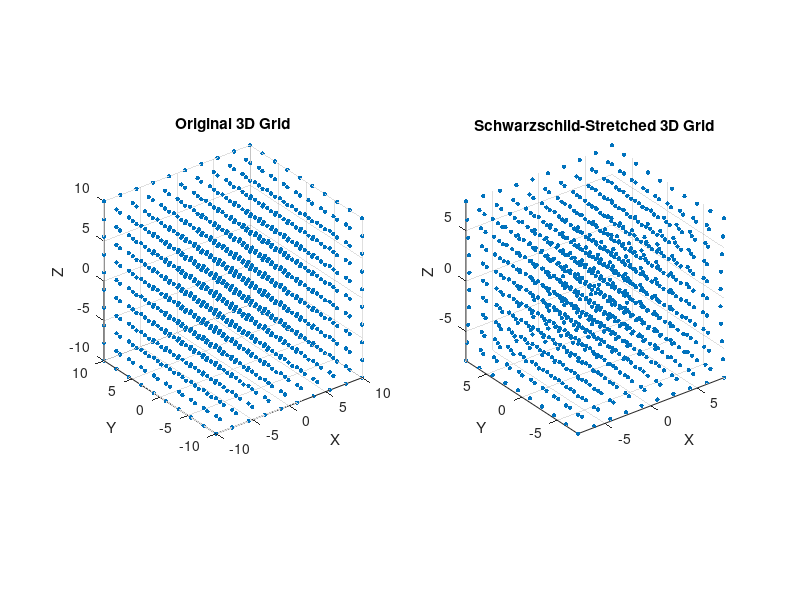
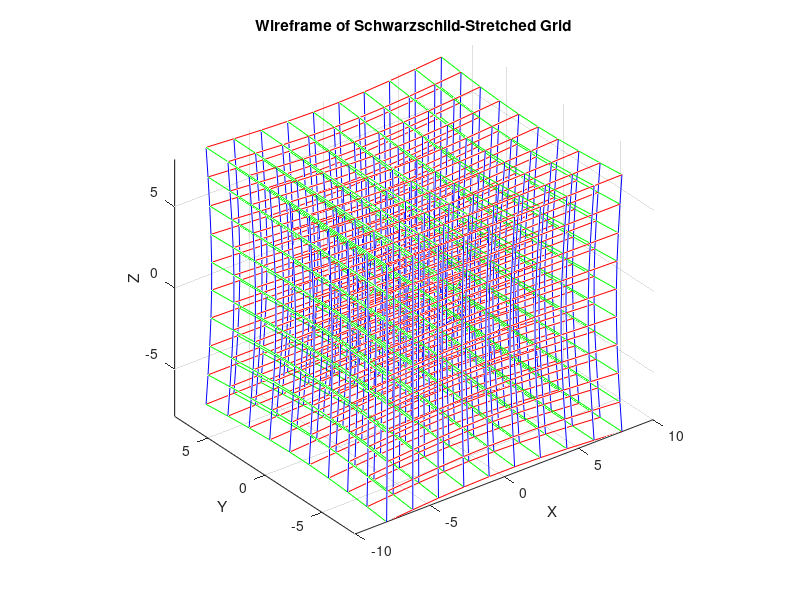

Recreate these plots in MATLAB, in order.
clc; clear; close all;

%% Step 1: Create a Uniform 3D Grid Using meshgrid
N = 10;  % Grid resolution (NxNxN points)
L = 10;  % Grid extends from -L to L in all directions
[X, Y, Z] = meshgrid(linspace(-L, L, N), linspace(-L, L, N), linspace(-L, L, N));

%% Step 2: Convert to Spherical Coordinates
Rs = 3; % Schwarzschild radius
R = max(sqrt(X.^2 + Y.^2 + Z.^2), Rs + 1e-6);  % Avoid complex numbers by enforcing R > Rs
Theta = acos(Z ./ R);  % Compute polar angle
Phi = atan2(Y, X);  % Compute azimuthal angle

%% Step 3: Apply Schwarzschild Stretching
R_stretched = (R + Rs * log((sqrt(R) + sqrt(R - Rs)) / sqrt(Rs))); 
R_new = (R.^2) ./ R_stretched;  % Apply radial compression

%% Step 4: Convert Back to Cartesian Coordinates
X_new = R_new .* sin(Theta) .* cos(Phi);
Y_new = R_new .* sin(Theta) .* sin(Phi);
Z_new = R_new .* cos(Theta);

%% Step 5: Visualize the Original vs Stretched Grid
figure;
subplot(1,2,1);
scatter3(X(:), Y(:), Z(:), 10, 'filled'); % Original Grid
xlabel('X'); ylabel('Y'); zlabel('Z');
title('Original 3D Grid');
grid on; axis equal;

subplot(1,2,2);
scatter3(X_new(:), Y_new(:), Z_new(:), 10, 'filled'); % Schwarzschild-Stretched Grid
xlabel('X'); ylabel('Y'); zlabel('Z');
title('Schwarzschild-Stretched 3D Grid');
grid on; axis equal;

%% Step 6: Visualize as a Wireframe to Show Connections
figure;
hold on;
for i = 1:N
    for j = 1:N
        % Z-direction (k varies)
        plot3( squeeze(X_new(i, j, :)), squeeze(Y_new(i, j, :)), squeeze(Z_new(i, j, :)), 'b'); 

        % Y-direction (j varies)
        plot3( squeeze(X_new(i, :, j)), squeeze(Y_new(i, :, j)), squeeze(Z_new(i, :, j)), 'r');

        % X-direction (i varies)
        plot3( squeeze(X_new(:, i, j)), squeeze(Y_new(:, i, j)), squeeze(Z_new(:, i, j)), 'g');
    end
end

xlabel('X'); ylabel('Y'); zlabel('Z');
title('Wireframe of Schwarzschild-Stretched Grid');
grid on; axis equal;
view(3);            % Ensures a 3D view
rotate3d on;        % Enables 3D rotation with the mouse
hold off;
